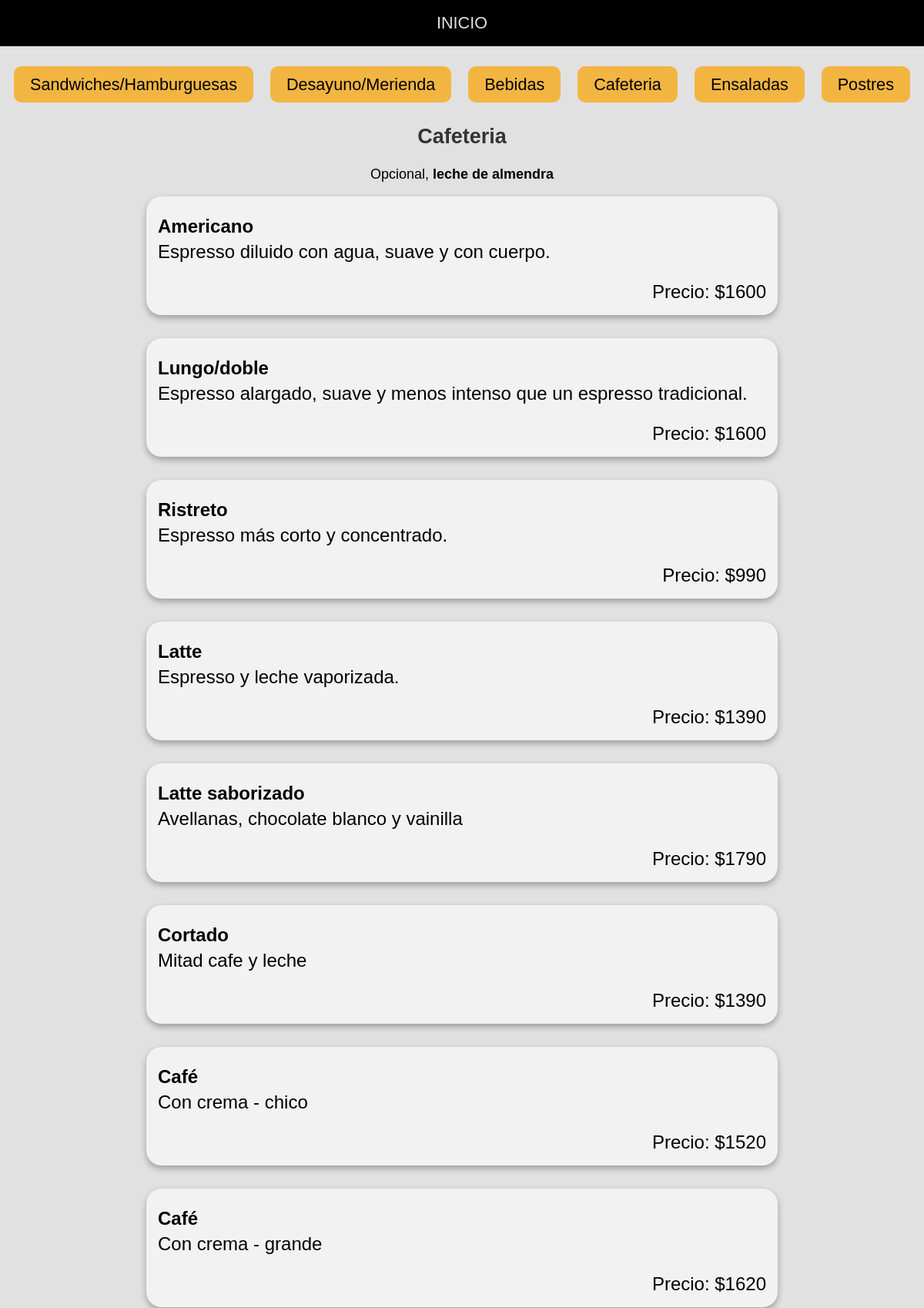
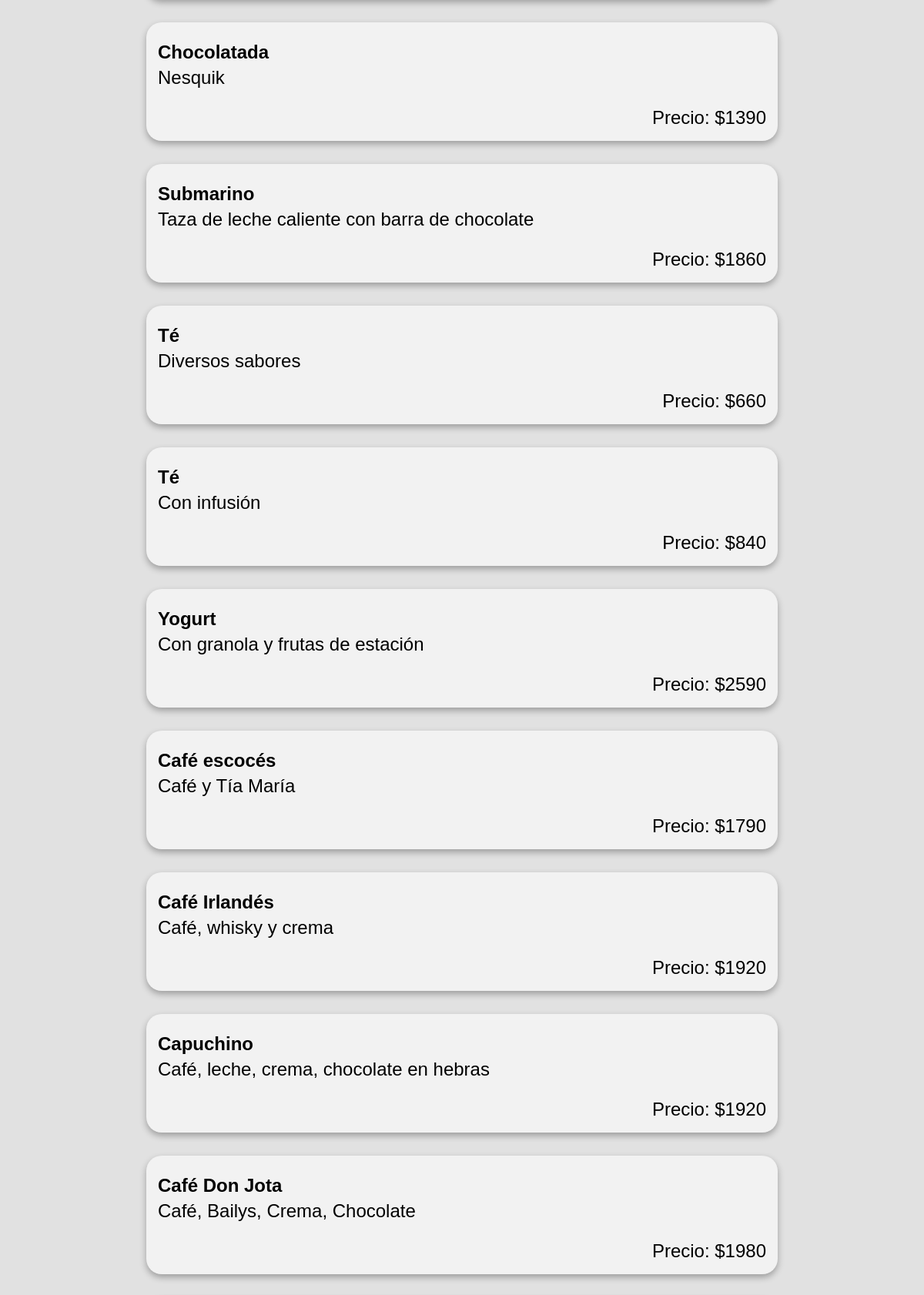
Page /cafedonjota/cafeteria/ (upper part) on the committed database (2 pictures, top to bottom).
### cafedonjota/models.py (models this page shows)
class Cafeteria(models.Model):
    nombre = models.CharField(max_length=100)
    descripcion = models.TextField()
    precio = models.IntegerField(default=0)

### cafedonjota/views.py (the view)
# urls.py: path('cafeteria/',cafeteria, name='cafeteria'),
def cafeteria(request):
    cafeteria = Cafeteria.objects.all()
    return render(request, "menu-comidas/cafes.html",
                  {"cafeteria": cafeteria})

### templates/menu-comidas/cafes.html
{% extends "./comidas.html" %}
{% load static %}
{% block body_content %}
<section class="platos">
    <h1>Cafeteria</h1>
    <p>Opcional,<strong> leche de almendra</strong> </p>
    <ul class="platos-lista">
        {% for cafe in cafeteria %}
            <li class="plato-item">
                <article class="plato">
                    <h3>{{ cafe.nombre }}</h3>
                    <p class="plato-descripcion">{{ cafe.descripcion }} </p>
                    <p class="plato-precio">Precio: ${{ cafe.precio }}</p>
                </article>
            </li>
        {% endfor %}
    </ul>
</section>
{% endblock %}

### static/css/menu.css (style rules this page uses)
body { margin: 0; padding: 0; }
ul { list-style-type: none; padding: 0; text-align: center; }
ul li { font-family: 'Gill Sans', 'Gill Sans MT', Calibri, 'Trebuchet MS', sans-serif; font-size: large; display: inline-block; text-align: center; margin: 0 10px; vertical-align: top; }
ul li h3 { margin-top: 10px; }

### static/css/carta.css (style rules this page uses)
body.menucomidas { font-family: 'Gill Sans', 'Gill Sans MT', Calibri, 'Trebuchet MS', sans-serif; font-size: large; margin: 0; padding: 0; background-color: #e1e1e1; text-align: center; }
h1 { color: #333; }
.platos { margin-top: 20px; text-align: center; margin-bottom: 100px; }
.platos-lista { list-style: none; padding: 0; margin: 0 auto; width: 70%; }
.plato-item { margin-bottom: 30px; display: block; }
.plato { background-color: #f2f2f2; box-shadow: 0 4px 8px rgba(0, 0, 0, 0.3); border-radius: 20px; padding: 15px; margin-bottom: 25px; }
.plato h3 { font-size: x-large; margin-right: auto; margin-bottom: 5px; text-align: left; }
.plato-descripcion { font-size: x-large; margin-top: 5px; text-align: left; }
.plato-precio { font-family: 'Trebuchet MS', sans-serif; font-size: x-large; margin-bottom: 1px; text-align: right; }

### rows in the picture
Cafeteria: nombre "Americano", descripcion "Espresso diluido con agua, suave y con cuerpo.", precio "1600"
Cafeteria: nombre "Lungo/doble", descripcion "Espresso alargado, suave y menos intenso que un espresso tradicional.", precio "1600"
Cafeteria: nombre "Ristreto", descripcion "Espresso más corto y concentrado.", precio "990"
Cafeteria: nombre "Latte", descripcion "Espresso y leche vaporizada.", precio "1390"
Cafeteria: nombre "Latte saborizado", descripcion "Avellanas, chocolate blanco y vainilla", precio "1790"
Cafeteria: nombre "Cortado", descripcion "Mitad cafe y leche", precio "1390"
Cafeteria: nombre "Café", descripcion "Con crema - chico", precio "1520"
Cafeteria: nombre "Café", descripcion "Con crema - grande", precio "1620"
Cafeteria: nombre "Chocolatada", descripcion "Nesquik", precio "1390"
Cafeteria: nombre "Submarino", descripcion "Taza de leche caliente con barra de chocolate", precio "1860"
Cafeteria: nombre "Té", descripcion "Diversos sabores", precio "660"
Cafeteria: nombre "Té", descripcion "Con infusión", precio "840"
Cafeteria: nombre "Yogurt", descripcion "Con granola y frutas de estación", precio "2590"
Cafeteria: nombre "Café escocés", descripcion "Café y Tía María", precio "1790"
Cafeteria: nombre "Café Irlandés", descripcion "Café, whisky y crema", precio "1920"
Cafeteria: nombre "Capuchino", descripcion "Café, leche, crema, chocolate en hebras", precio "1920"
Cafeteria: nombre "Café Don Jota", descripcion "Café, Bailys, Crema, Chocolate", precio "1980"
